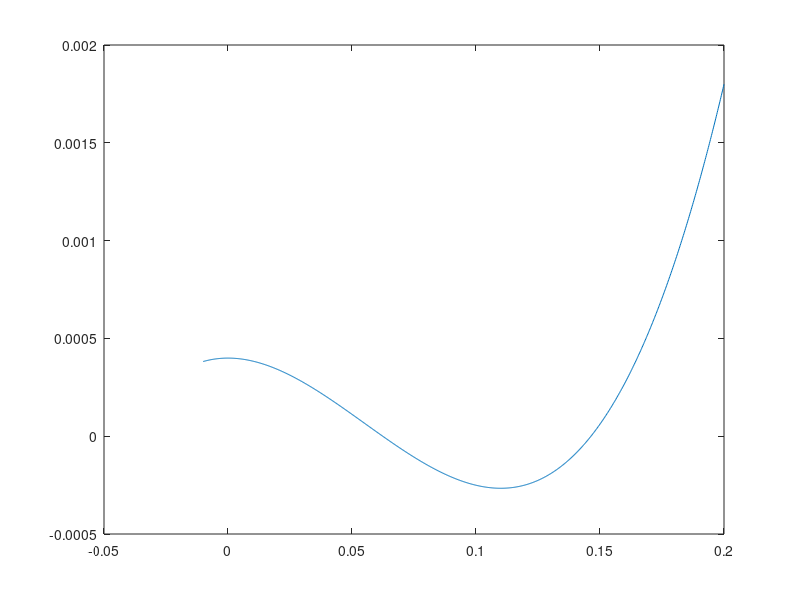

Write MATLAB code to recreate this figure. (Note: this script raises an error after producing the figure.)
set(0,'DefaultFigureWindowStyle','docked');
clear all
close
clc

R=0.055;
rho=0.6;
tol=1.e-8;
kmax=100;



f=@(x) x.^3-3*x.^2*R+4*R^3*rho
x=linspace(-0.01,0.2,1000);

plot(x,f(x));myAxis;

hold on;
% dal grafico vedo che c'è uno zero tra 0.06 e 0.07
%%
scelta=menu('Scegli il metodo',...
            'bisezione',...
            'Newton',...
            'secanti');
%--------------------------------------------------------------------------
if scelta==1
    clc
    fprintf('metodo di bisezione\n')
    a=0.06;
    b=0.07

    [zero, k, res]=bisezione(f,a,b,tol,kmax)  
    % z =    0.0624
    % k =    23
    % res =   4.7070e-11
    plot(zero,res,'o','Markerfacecolor','r');
    fprintf('radice trovata in (%e,%e), con %d iterazioni, ',zero,res,k)
    % guardo se il numero di iterazioni compiute corrisponde 
    % con la teoria
    kmin_teorico=ceil(log2((b-a)/tol)-1)
    %kmin_teorico =    19
%--------------------------------------------------------------------------
elseif scelta ==2
    clc
    fprintf('metodo di Newton\n')
    syms x
    F=x^3-3*x^2*R+4*R^3*rho
    df =matlabFunction(diff(F,1))
    % df =    @(x)x.*(-3.3e+1./1.0e+2)+x.^2.*3.0
    x0=0;   % si blocca perch' f'(0)=0
    x0=0.03;
    %x0=0.01;
    [zero,res,niter,ERR]=mynewton(f,df,x0,tol,kmax)
    fprintf('radice trovata in (%e,%e), con %d iterazioni,\n commettendo un errore di %e',zero,res,niter,ERR(end))
    plot(zero, res, 'o','Markerfacecolor','r')
%--------------------------------------------------------------------------
elseif scelta ==3
    clc
    x0=0
    x1=0.05
    fprintf('metodo delle secanti\n')
    [zero,res,niter,ERR]=secant(f,x0,x1,tol,kmax)
    fprintf('radice trovata in (%e,%e), con %d iterazioni,\n commettendo un errore di %e',zero,res,niter,ERR(end))
    plot(zero, res, 'o','Markerfacecolor','r')
end
